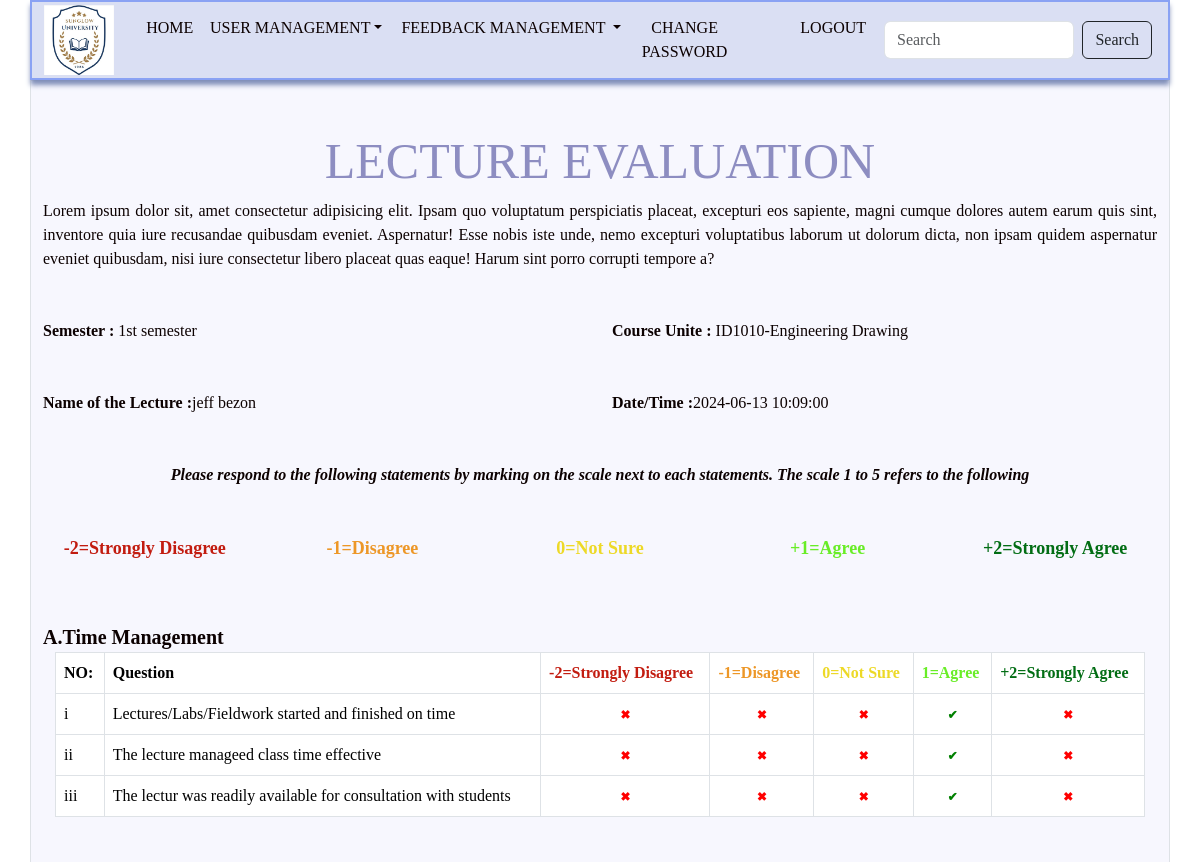
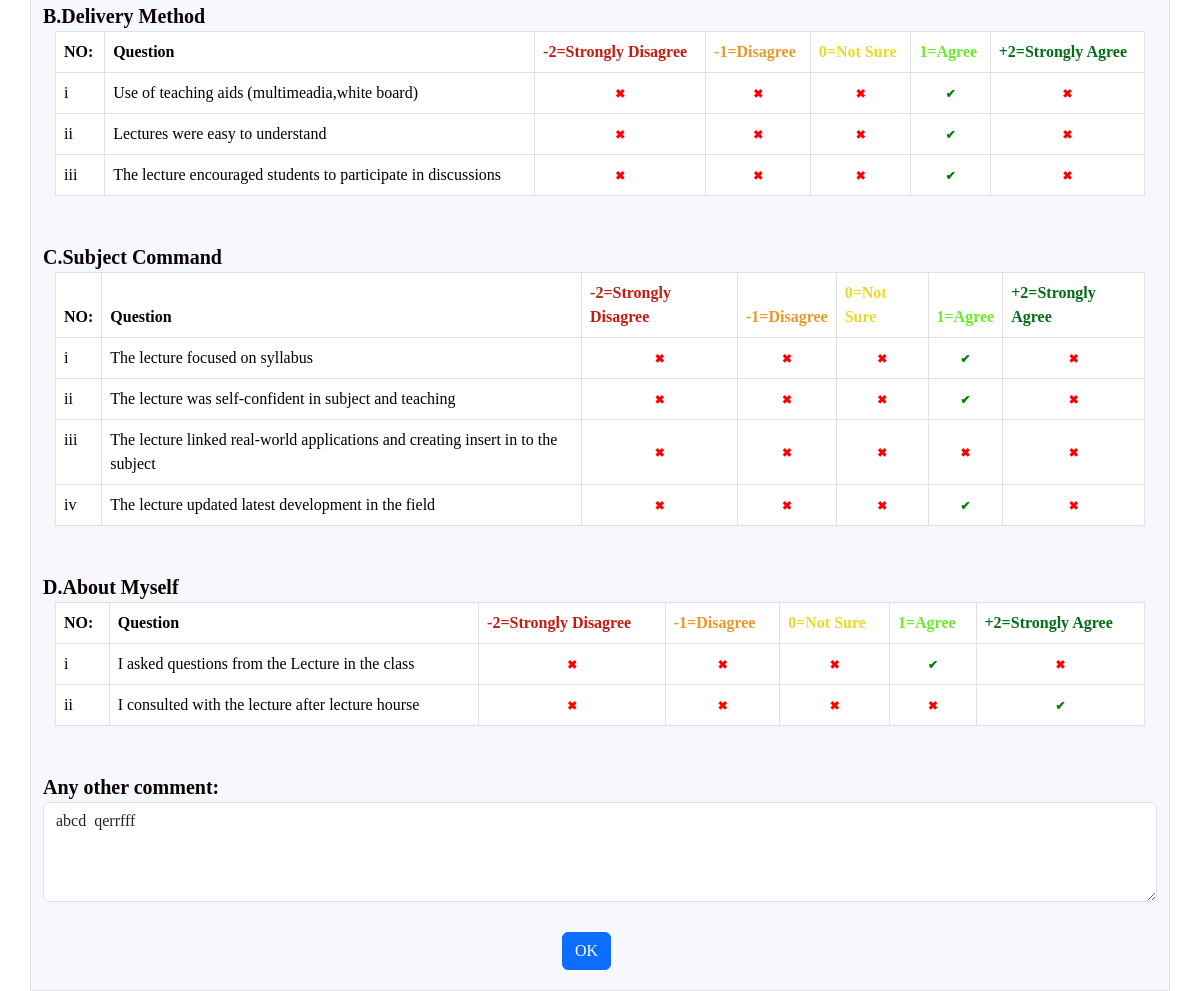
The app's page /feedback_management/viewlecfeedback.php?id=2 with its own data (2 pictures, top to bottom).
### tables this page shows
CREATE TABLE `lecture_feedback` (
  `Id` int(50) NOT NULL,
  `Semester` enum('1st semester','2nd semester','3rd semester','4th semester','5th semester','6th semester','7th semester','8th semester') NOT NULL,
  `User_Name` varchar(100) NOT NULL,
  `Lecture_Name` varchar(250) NOT NULL,
  `Course_Code` varchar(200) NOT NULL,
  `A_1` enum('-2','-1','0','1','2') NOT NULL,
  `A_2` enum('-2','-1','0','1','2') NOT NULL,
  `A_3` enum('-2','-1','0','1','2') NOT NULL,
  `B_1` enum('-2','-1','0','1','2') NOT NULL,
  `B_2` enum('-2','-1','0','1','2') NOT NULL,
  `B_3` enum('-2','-1','0','1','2') NOT NULL,
  `C_1` enum('-2','-1','0','1','2') NOT NULL,
  `C_2` enum('-2','-1','0','1','2') NOT NULL,
  `C_3` enum('-2','-1','0','1','2') NOT NULL,
  `C_4` enum('-2','-1','0','1','2') NOT NULL,
  `D_1` enum('-2','-1','0','1','2') NOT NULL,
  `D_2` enum('-2','-1','0','1','2') NOT NULL,
  `Other_Comment` varchar(1000) DEFAULT NULL,
  `Date_Time` timestamp NOT NULL DEFAULT current_timestamp()
);

### feedback_management/viewlecfeedback.php (the view, shortened to what the rows shown need)
<?php
$servername = "localhost";
$username = "root";
$password = "";
$database = "student_feedback_management_system";
$connection = new mysqli($servername, $username, $password, $database);
$Semester = "";
$Course_Code = "";
$Lecture_Name = "";
$Date_Time = "";
$Other_Comment = "";
if ($_SERVER['REQUEST_METHOD'] == 'GET') {
    $Id = $_GET["id"];
    $sql = "SELECT * FROM Lecture_feedback  WHERE id = '$Id';";
    $result = $connection->query($sql);
    $row = $result->fetch_assoc();
   $Semester = $row["Semester"];
   $Course_Code = $row["Course_Code"];
   $Lecture_Name = $row["Lecture_Name"];
   $Date_Time = $row["Date_Time"];
   $Other_Comment = $row["Other_Comment"];
}
?>
<!DOCTYPE html>
<html >
    <head>
    <link href="https://cdn.jsdelivr.net/npm/bootstrap@5.3.2/dist/css/bootstrap.min.css" rel="stylesheet">
    <link href="https://cdn.jsdelivr.net/npm/bootstrap@5.3.3/dist/css/bootstrap.min.css" rel="stylesheet">
    <link rel="stylesheet" type="text/css" href="css/addlecfeedback.css">
</head>
   <body class="body">
  <div class="container border" style="background-color: rgba(123, 115, 231, 0.06);padding-bottom: 20px;">
             <h1 style="text-align: center; font-size: 50px; color: #8a8abff8; padding-top: 50px;">LECTURE EVALUATION</h1>
             <form  class="form-container"  method="post">
              <div class="row font my-5" >
                 <div class=" col-6">
                     <div><b>Semester :</b>
                       <?php echo $Semester; ?>
                     </div>
                 </div>
                 <div class="col-6">
                     <div><b>Course Unite : </b><?php echo $Course_Code; ?></div>
                 </div>
             </div>
             <div class="row my-4 font" >
                     <div class=" col-6">
                         <div><b>Name of the Lecture :</b><?php echo $Lecture_Name; ?></div>
                     </div>
                     <div class="col-6">
                         <div><b>Date/Time :</b><?php echo $Date_Time; ?></div>
                     </div>
             </div>
             <div class="container con">
                 <div class="row" >
                   <div class="col-12">
                     <table class="table table-bordered">
                       <thead >
                         <tr>
                           <th scope="col-1">NO:</th>
                           <th scope="col-6">Question</th>
                           <th scope="col-1" style="color: rgb(194, 28, 16);">-2=Strongly Disagree</th>
                           <th scope="col-1" style="color: rgb(237, 151, 39);">-1=Disagree</th>
                           <th scope="col-1" style="color: rgb(237, 217, 39);">0=Not Sure</th>
                           <th scope="col-1" style="color: rgb(105, 237, 39);">1=Agree</th>
                           <th scope="col-1" style="color: rgb(2, 109, 20);">+2=Strongly Agree</th>
                         </tr>
                       </thead>
                     </table>
                   </div>
                 </div>
             </div>
             <div class="container con">
                 <div class="row" >
                   <div class="col-12">
                     <table class="table table-bordered">
                       <thead >
                         <tr>
                           <th scope="col-1">NO:</th>
                           <th scope="col-6">Question</th>
                           <th scope="col-1" style="color: rgb(194, 28, 16);">-2=Strongly Disagree</th>
                           <th scope="col-1" style="color: rgb(237, 151, 39);">-1=Disagree</th>
                           <th scope="col-1" style="color: rgb(237, 217, 39);">0=Not Sure</th>
                           <th scope="col-1" style="color: rgb(105, 237, 39);">1=Agree</th>
                           <th scope="col-1" style="color: rgb(2, 109, 20);">+2=Strongly Agree</th>
                         </tr>
                       </thead>
                     </table>
                   </div>
                 </div>
             </div>
             <div class="container con">
                 <div class="row" >
                   <div class="col-12">
                     <table class="table table-bordered">
                       <thead >
                         <tr>
                           <th scope="col-1">NO:</th>
                           <th scope="col-6">Question</th>
                           <th scope="col-1" style="color: rgb(194, 28, 16);">-2=Strongly Disagree</th>
                           <th scope="col-1" style="color: rgb(237, 151, 39);">-1=Disagree</th>
                           <th scope="col-1" style="color: rgb(237, 217, 39);">0=Not Sure</th>
                           <th scope="col-1" style="color: rgb(105, 237, 39);">1=Agree</th>
                           <th scope="col-1" style="color: rgb(2, 109, 20);">+2=Strongly Agree</th>
                         </tr>
                       </thead>
                     </table>
                   </div>
                 </div>
             </div>
             <div class="container con">
                 <div class="row" >
                   <div class="col-12">
                     <table class="table table-bordered">
                       <thead >
                         <tr>
                           <th scope="col-1">NO:</th>
                           <th scope="col-6">Question</th>
                           <th scope="col-1" style="color: rgb(194, 28, 16);">-2=Strongly Disagree</th>
                           <th scope="col-1" style="color: rgb(237, 151, 39);">-1=Disagree</th>
                           <th scope="col-1" style="color: rgb(237, 217, 39);">0=Not Sure</th>
                           <th scope="col-1" style="color: rgb(105, 237, 39);">1=Agree</th>
                           <th scope="col-1" style="color: rgb(2, 109, 20);">+2=Strongly Agree</th>
                         </tr>
                       </thead>
                     </table>
                   </div>
                 </div>
             </div>
             <div class=" font" style="font-size:20px;font-weight: bold;margin-top: 30px;"><b>Any other comment: </b><textarea class="form-control" type="text" placeholder="Type your comment..." rows="3" style="height: 100px;" name="Other_Comment" required><?php echo $Other_Comment; ?></textarea></div>
         </form>
   </div>
   </body>
</html>

### records on screen
lecture_feedback: Semester "1st semester", Course_Code "ID1010-Engineering Drawing", Lecture_Name "jeff bezon", Date_Time "2024-06-13 10:09:00", Other_Comment "abcd qerrfff"
